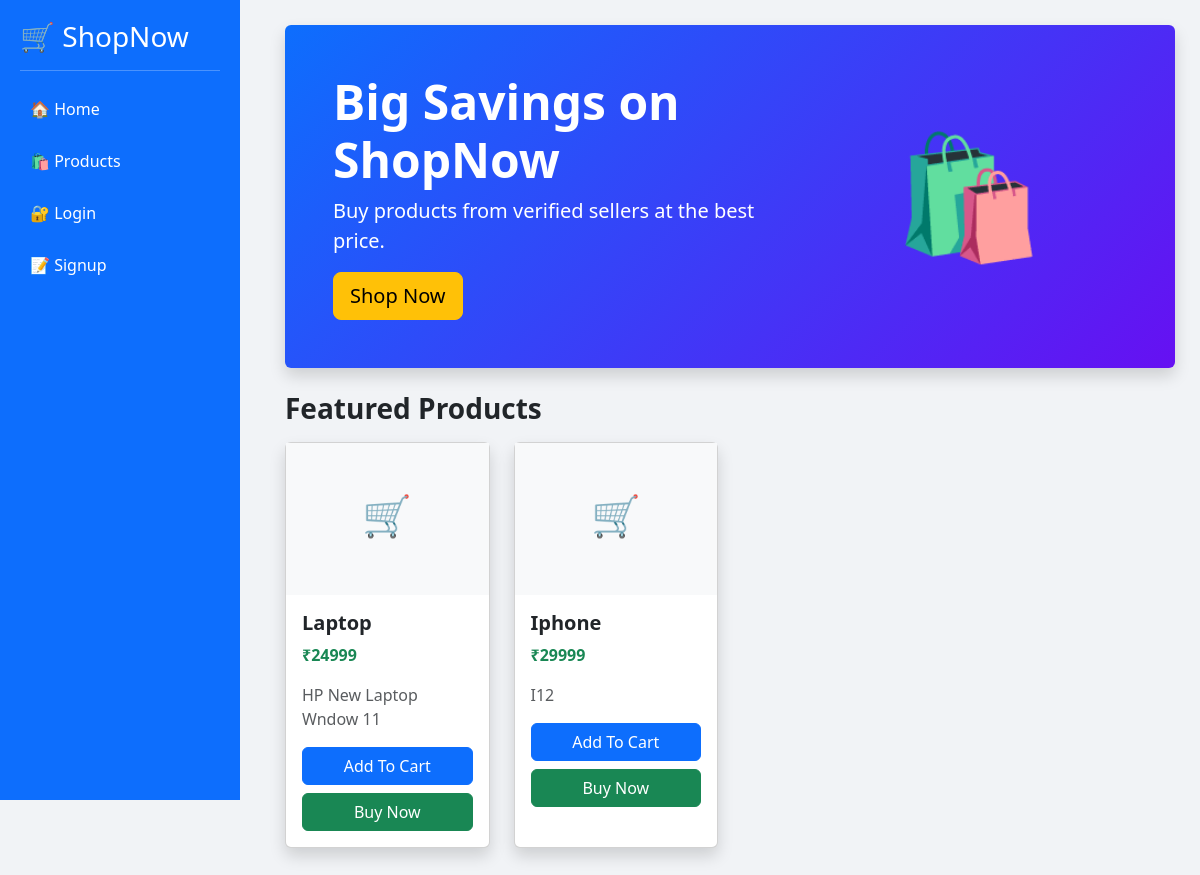
The page / on the database its author committed.
### products/models.py (models this page shows, shortened)
class Product(models.Model):
    STATUS_CHOICES = (
        ('Pending', 'Pending'),
        ('Approved', 'Approved'),
        ('Rejected', 'Rejected'),
    )
    seller = models.ForeignKey(User, on_delete=models.CASCADE)
    category = models.ForeignKey(Category, on_delete=models.CASCADE)
    name = models.CharField(max_length=100)
    price = models.IntegerField ()
    description = models.TextField()
    image = models.ImageField(upload_to='products/', null=True, blank=True)
    status = models.CharField(max_length=20, choices=STATUS_CHOICES, default='Pending')

### accounts/views.py (the view)
# urls.py: 2. Add a URL to urlpatterns:  path('', views.home, name='home')
def home(request):
    products = Product.objects.filter(status='Approved')[:8]
    return render(request, 'home.html', {'products': products})

### templates/home.html (shortened to what this page needs)
{% extends 'base.html' %}
{% block content %}
<div class="p-5 rounded shadow mb-4"
     style="background: linear-gradient(135deg, #0d6efd, #6610f2);">
    <div class="row align-items-center">
        <div class="col-md-7">
            <h1 class="fw-bold display-5 text-white">
                Big Savings on ShopNow
            </h1>
            <p class="lead text-white">
                Buy products from verified sellers at the best price.
            </p>
            <a href="/products/" class="btn btn-warning btn-lg">
                Shop Now
            </a>
        </div>
        <div class="col-md-5 text-center">
            <h1 style="font-size:120px;">🛍️</h1>
        </div>
    </div>
</div>
<h3 class="fw-bold mb-3">Featured Products</h3>
<div class="row">
    {% for product in products %}
    <div class="col-md-3 mb-4">
        <div class="card shadow h-100">
            {% if product.image %}
                <img src="{{ product.image.url }}"
                     class="card-img-top"
                     height="220"
                     style="object-fit: cover;">
            {% else %}
                <div class="text-center bg-light p-5">
                    <h1>🛒</h1>
                </div>
            {% endif %}
            <div class="card-body">
                <h5 class="fw-bold">
                    {{ product.name }}
                </h5>
                <p class="text-success fw-bold">
                    ₹{{ product.price }}
                </p>
                <p class="text-muted">
                    {{ product.description }}
                </p>
                <div class="d-grid gap-2">
                    <a href="{% url 'add_to_cart' product.id %}"
                       class="btn btn-primary">
                        Add To Cart
                    </a>
                    <a href="{% url 'checkout' product.id %}"
                       class="btn btn-success">
                        Buy Now
                    </a>
                </div>
            </div>
        </div>
    </div>
    {% endfor %}
</div>
{% endblock %}

### templates/base.html (style rules this page uses)
body { background-color: #f1f3f6; }

### rows shown on the page
Product: name "Laptop", price "24999", description "HP New Laptop Wndow 11"
Product: name "Iphone", price "29999", description "I12"
